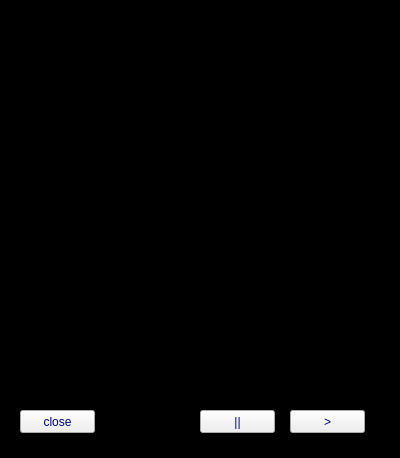
<?xml version="1.0" encoding="UTF-8"?>
<ui version="4.0">
 <class>Widget</class>
 <widget class="QWidget" name="Widget">
  <property name="geometry">
   <rect>
    <x>0</x>
    <y>0</y>
    <width>400</width>
    <height>458</height>
   </rect>
  </property>
  <property name="windowTitle">
   <string>Widget</string>
  </property>
  <widget class="QLabel" name="label">
   <property name="geometry">
    <rect>
     <x>0</x>
     <y>0</y>
     <width>401</width>
     <height>461</height>
    </rect>
   </property>
   <property name="styleSheet">
    <string notr="true">background-color: rgb(0, 0, 0);</string>
   </property>
   <property name="text">
    <string>TextLabel</string>
   </property>
  </widget>
  <widget class="QPushButton" name="pushButton">
   <property name="geometry">
    <rect>
     <x>20</x>
     <y>410</y>
     <width>75</width>
     <height>23</height>
    </rect>
   </property>
   <property name="styleSheet">
    <string notr="true">color: rgb(0, 0, 127);</string>
   </property>
   <property name="text">
    <string>close</string>
   </property>
  </widget>
  <widget class="QPushButton" name="pushButton_2">
   <property name="geometry">
    <rect>
     <x>200</x>
     <y>410</y>
     <width>75</width>
     <height>23</height>
    </rect>
   </property>
   <property name="styleSheet">
    <string notr="true">color: rgb(0, 0, 127);
alternate-background-color: rgb(0, 0, 0);</string>
   </property>
   <property name="text">
    <string>||</string>
   </property>
  </widget>
  <widget class="QPushButton" name="pushButton_3">
   <property name="geometry">
    <rect>
     <x>290</x>
     <y>410</y>
     <width>75</width>
     <height>23</height>
    </rect>
   </property>
   <property name="styleSheet">
    <string notr="true">color: rgb(0, 0, 127);
</string>
   </property>
   <property name="text">
    <string>&gt;</string>
   </property>
  </widget>
 </widget>
 <layoutdefault spacing="6" margin="11"/>
 <resources/>
 <connections/>
</ui>
